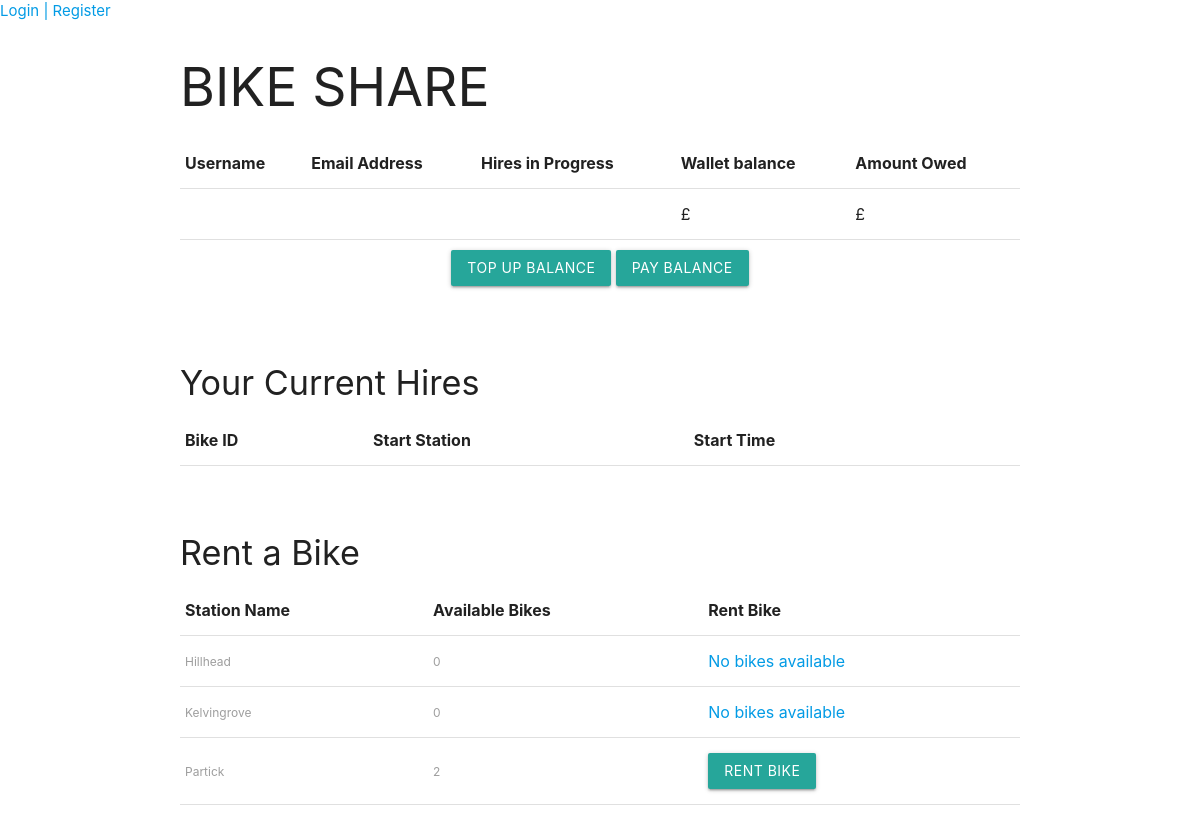
Before: /customer/ with the older database file.
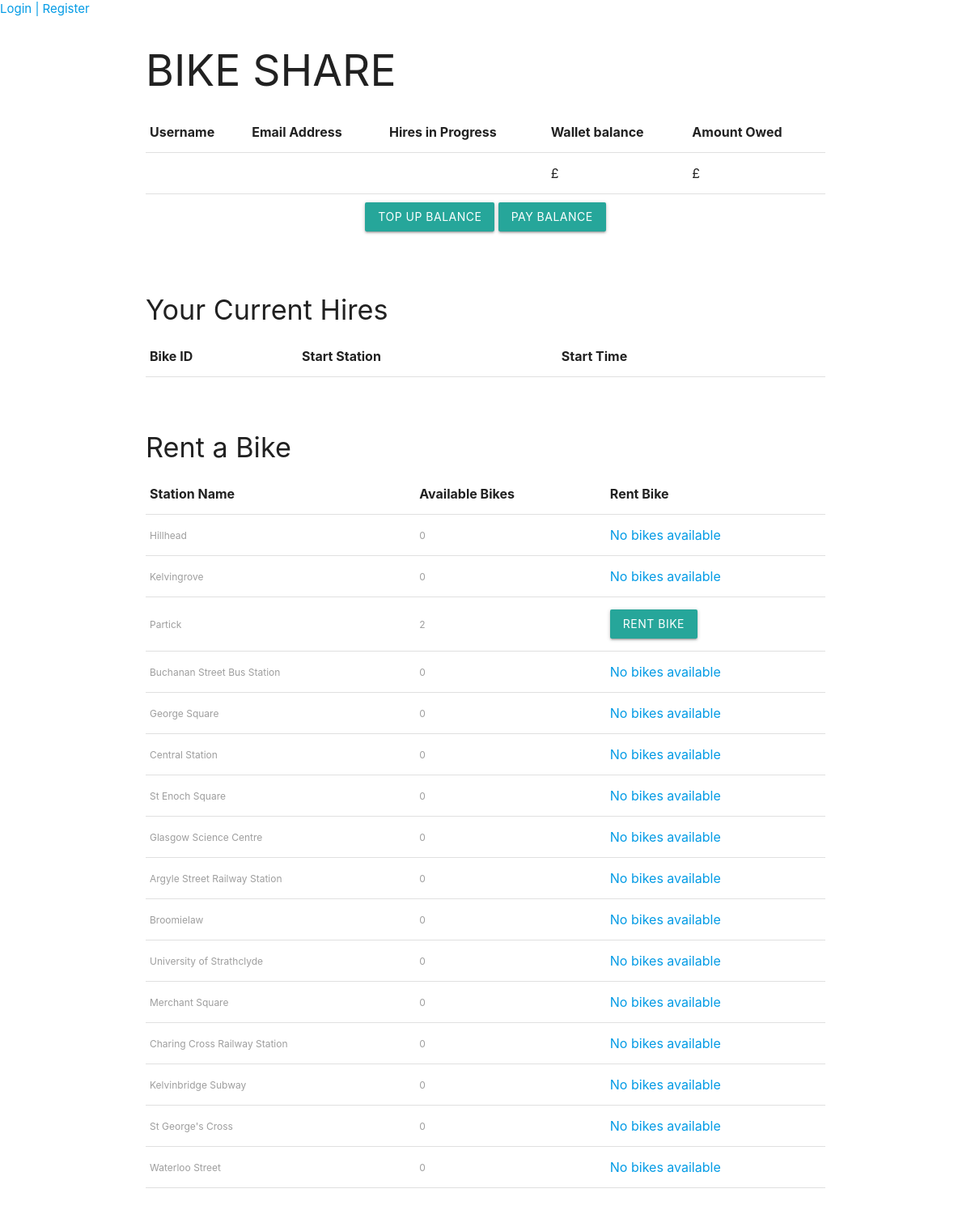
After: the same page with the newer database file.
### BikeShare/models.py (models this page shows, shortened)
class Station(models.Model):
    station_name = models.CharField(max_length=100, null=True)
    station_latitude = models.FloatField(null=True)
    station_longitude = models.FloatField(null=True)
    def number_of_bikes(self):
        available_bikes = self.bike_set.all().filter(in_use=False, is_faulty=False)
        return available_bikes.count()

### BikeShare/views.py (the view)
# urls.py: path('customer/', views.customer_page, name='bikeshare-customer'),
def customer_page(request):
    all_stations = Station.objects.all()
    all_bikes = Bike.objects.all()
    customers_orders = Order.objects.all().filter()
    form = LocationForm()
    context = {
        'all_stations': all_stations,
        'all_bikes': all_bikes,
        'customers_orders': customers_orders,
        'form': form}
    return render(request, 'customer_page.html', context=context)

### BikeShare/templates/customer_page.html (shortened to what this page needs)
{% extends 'base.html' %}
{% block content %}
    <body>
    <h2>BIKE SHARE</h2>
    <table align="center">
        <thead>
        <tr>
            <th>Username</th>
            <th>Email Address</th>
            <th>Hires in Progress</th>
            <th>Wallet balance</th>
            <th>Amount Owed</th>
        </tr>
        </thead>
        <tbody>
        <tr>
            <td>{{ request.user.username }}</td>
            <td>{{ request.user.email }}</td>
            <td>{{ request.user.hires_in_progress }}</td>
            <td>£{{ request.user.wallet_balance }}</td>
            <td>£{{ request.user.amount_owed }}</td>
        </tr>
        </tbody>
    </table>
    <div class="container" align="center" style="padding: 10px">
        <button type="button" id="cancel" class="cancelbtn waves-effect waves-light btn"
                onclick="location.href='{% url 'bikeshare:top-up' %}'">Top Up Balance
        </button>
        <button type="button" id="cancel" class="cancelbtn waves-effect waves-light btn"
                onclick="location.href='{% url 'bikeshare:pay-balance' %}'">Pay Balance
        </button>
    </div>
    <br><br>
    <h4>Your Current Hires</h4>
    <table>
        <thead>
        <tr>
            <th>Bike ID</th>
            <th>Start Station</th>
            <th>Start Time</th>
            <th></th>
            <th></th>
        </tr>
        </thead>
    </table>
    <br><br>
    <h4>Rent a Bike</h4>
    <table>
        <thead>
        <tr>
            <th align="center">Station Name</th>
            <th>Available Bikes</th>
            <th>Rent Bike</th>
        </tr>
        </thead>
        <tbody>
        {% for station in all_stations %}
            <form action="{% url 'bikeshare:rent_bike' station.id %}" method="post">
                <tr>
                    <td>
                        <label>{{ station.station_name }} </label>
                    </td>
                    <td>
                        <label>{{ station.number_of_bikes }}</label>
                    </td>
                    <td>
                        {% if station.number_of_bikes > 0 %}
                            <button type="submit" class="cancelbtn waves-effect waves-light btn" name="user_id"
                                    value="{{ request.user.id }}">Rent Bike
                            </button>
                        {% else %}
                            <a>No bikes available</a>
                        {% endif %}
                    </td>
                </tr>
            </form>
        {% endfor %}
        </tbody>
    </table>
    <br><br>
{% endblock %}

Changed rows visible on the page:
added Station: station_name "Buchanan Street Bus Station", number_of_bikes "0", shows "No bikes available"
added Station: station_name "George Square", number_of_bikes "0", shows "No bikes available"
added Station: station_name "Central Station", number_of_bikes "0", shows "No bikes available"
added Station: station_name "St Enoch Square", number_of_bikes "0", shows "No bikes available"
added Station: station_name "Glasgow Science Centre", number_of_bikes "0", shows "No bikes available"
added Station: station_name "Argyle Street Railway Station", number_of_bikes "0", shows "No bikes available"
added Station: station_name "Broomielaw", number_of_bikes "0", shows "No bikes available"
added Station: station_name "University of Strathclyde", number_of_bikes "0", shows "No bikes available"
added Station: station_name "Merchant Square", number_of_bikes "0", shows "No bikes available"
added Station: station_name "Charing Cross Railway Station", number_of_bikes "0", shows "No bikes available"
added Station: station_name "Kelvinbridge Subway", number_of_bikes "0", shows "No bikes available"
added Station: station_name "St George's Cross", number_of_bikes "0", shows "No bikes available"
added Station: station_name "Waterloo Street", number_of_bikes "0", shows "No bikes available"
